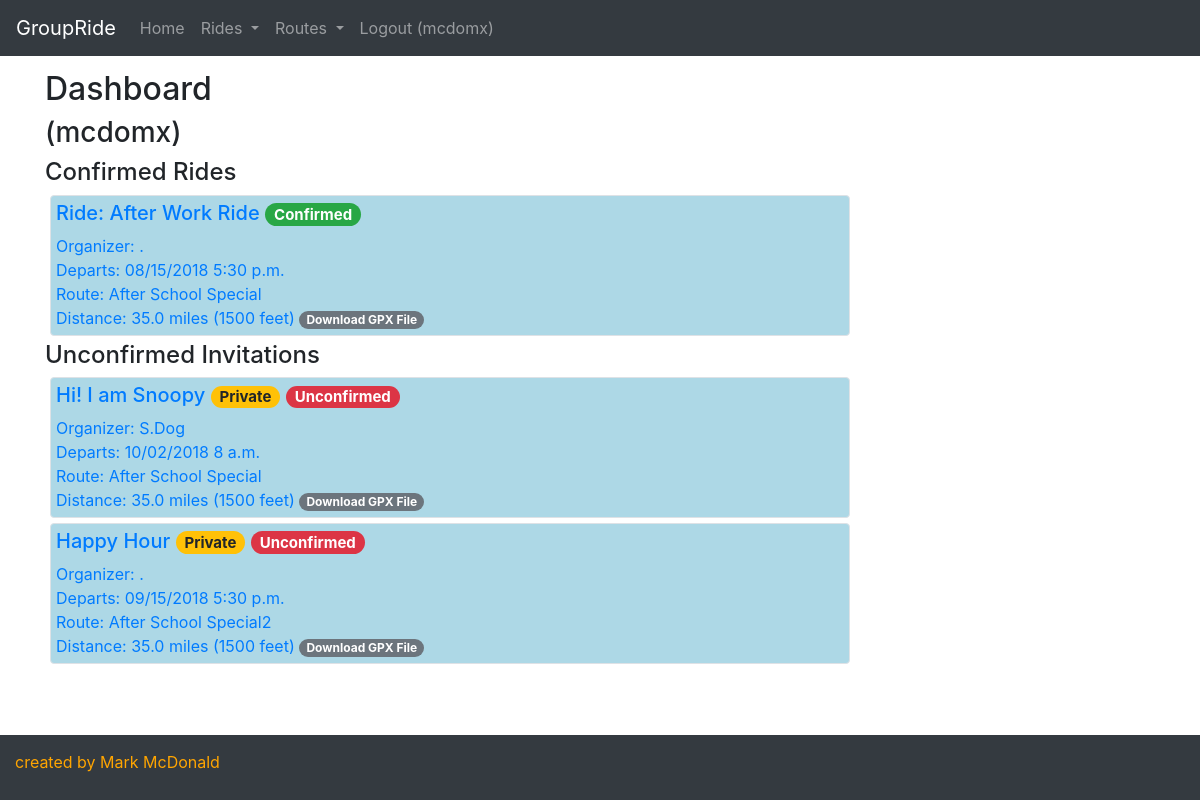
The app's page / (signed in) with its own data.
### groupride/models.py (models this page shows, shortened)
class Ride(models.Model):
    created_by = models.ForeignKey(User, on_delete = models.SET_NULL, blank = True, null = True, related_name = "created_rides")
    created_on = models.DateTimeField(auto_now_add = True, editable = False, blank = False)
    ride_name = models.CharField(max_length = 256, blank = True, null = True)
    ride_date = models.DateTimeField(editable = True, blank = False, null = False)
    private = models.BooleanField(default = False)
    route = models.ForeignKey(Route, on_delete = models.SET_NULL, blank = True, null = True, related_name = "rides")
    confirmed_riders = models.ManyToManyField(User, related_name = "confirmed_ride")
    invited_riders = models.ManyToManyField(User, related_name = "invited_ride")
    comments = models.ManyToManyField(Comment, blank = True)

class Route(models.Model):
    created_by = models.ForeignKey(User, on_delete = models.SET_NULL, blank = True, null = True, related_name = "created_routes")
    created_on = models.DateTimeField(auto_now_add = True, editable = False, blank = False)
    route_name = models.CharField(max_length = 256, blank = True, null = True)
    miles = models.DecimalField(max_digits = 6, decimal_places = 1, blank = True, null = True)
    vertical_feet = models.IntegerField(blank = True, null = True)
    origin = models.CharField(max_length = 64, blank = True, null = True)
    reviews = models.ManyToManyField(Review, blank = True)
    gpxfile = models.FileField(blank = True, null = True)

### groupride/views.py (the view)
# urls.py: path("", views.index, name="index"),
def index(request):
    upcoming_rides = Ride.objects.filter(ride_date__gte = datetime.now()).order_by('ride_date')
    if request.user.is_authenticated:
        unconfirmed_rides = Ride.objects.filter(ride_date__gte = datetime.now()).filter(invited_riders__in=[request.user]).all()
    else:
        unconfirmed_rides = None
    context = {
        'upcoming_rides': upcoming_rides,
        'unconfirmed_rides': unconfirmed_rides,
        }
    return render(request, "groupride/index.html", context)

### groupride/templates/groupride/index.html (shortened to what this page needs)
{% extends 'groupride/template.html' %}
{% block body %}
  <div class="container">
    <h2>Dashboard</h2>
    {% if user.is_authenticated %}
    <h3>{{user.first_name}} {{user.last_name}} ({{user.username}})</h3>
      <div class="panel-group">
      <h4>Confirmed Rides</h4>
          {% for ride in upcoming_rides %}
            {% if user in ride.confirmed_riders.all %}
            <a href="/ride/{{ride.id}}">
              <div class="ride_header border rounded" style="min-width: 20rem; max-width: 50rem">
                <div>
                  <h5>Ride: {{ride.ride_name}}
                    {% if user in ride.confirmed_riders.all %}
                      <span class="badge badge-pill badge-success">Confirmed</span>
                    {% endif %}
                  </h5>
                  <div>Organizer: {{ride.created_by.first_name|slice:":1" }}.{{ride.created_by.last_name}} </div>
                </div>
                <div>
                  <span class="">Departs: {{ ride.ride_date|date:"SHORT_DATE_FORMAT" }} {{ ride.ride_date|time:"TIME_FORMAT" }} </span>
                </div>
                <a href="/route/{{ride.route.id}}">
                  <div>Route: {{ride.route.route_name}}</div>
                  <div>
                    <span class="">Distance: {{ride.route.miles}} miles </span>
                    <span class="">({{ride.route.vertical_feet}} feet)</span>
                </a>
                    {% if ride.route.gpxfile %}
                      <a href={{ride.route.gpxfile}} download>
                        <span class="badge badge-pill badge-secondary">Download GPX File</span>
                      </a>
                    {% endif %}
                  </div>
              </div>
            {% endif %}
          {% endfor %}
        </div>
        <h4>Unconfirmed Invitations</h4>
        {% for ride in unconfirmed_rides %}
          {% if user not in ride.confirmed_riders.all %}
          <a href="/ride/{{ride.id}}">
            <div class="ride_header border rounded" style="min-width: 20rem; max-width: 50rem">
              <div>
                <h5>{{ride.ride_name}}
                  {% if ride.private is True %}
                    <span class="badge badge-pill badge-warning">Private</span>
                    {% if user not in ride.confirmed_riders.all %}
                      <span class="badge badge-pill badge-danger">Unconfirmed</span>
                    {% endif %}
                  {% endif %}
                </h5>
                <div>Organizer: {{ride.created_by.first_name|slice:":1" }}.{{ride.created_by.last_name}} </div>
              </div>
              <div>
                <span class="">Departs: {{ ride.ride_date|date:"SHORT_DATE_FORMAT" }} {{ ride.ride_date|time:"TIME_FORMAT" }} </span>
              </div>
              <a href="/route/{{ride.route.id}}">
                <div>Route: {{ride.route.route_name}}</div>
                <div>
                  <span class="">Distance: {{ride.route.miles}} miles </span>
                  <span class="">({{ride.route.vertical_feet}} feet)</span>
              </a>
                  {% if ride.route.gpxfile %}
                    <a href={{ride.route.gpxfile}} download>
                      <span class="badge badge-pill badge-secondary">Download GPX File</span>
                    </a>
                  {% endif %}
                </div>
          </a>
          {% endif %}
        {% endfor %}
    {% else %}
      <div>Create an account or login to see your personal dashboard.</div>
    {% endif %}
{% endblock %}

### groupride/templates/groupride/template.html (shortened to what this page needs)
{% load static %}
<!DOCTYPE html>
<html>
  <head>
      <link rel="stylesheet" href="https://stackpath.bootstrapcdn.com/bootstrap/4.1.1/css/bootstrap.min.css">
      <link rel="stylesheet" href="{% static 'groupride/styles.css' %}" />
  </head>
  <body>
    <nav class="navbar navbar-expand-md bg-dark navbar-dark fixed-top">
      <a class="navbar-brand" href="{% url 'index' %}">GroupRide</a>
      <div class="collapse navbar-collapse" id="collapsibleNavbar">
        <ul class="navbar-nav">
          <li class="nav-item">
            <a class="nav-link" href="{% url 'index' %}">Home</a>
          </li>
          <li class="nav-item dropdown">
            <a class="nav-link dropdown-toggle" href="#" id="navbardrop" data-toggle="dropdown">
              Rides
            </a>
          </li>
          <li class="nav-item dropdown">
            <a class="nav-link dropdown-toggle" href="#" id="navbardrop" data-toggle="dropdown">
              Routes
            </a>
          </li>
          {% if user.is_authenticated %}
            <li class="nav-item">
              <a class="nav-link" href="{% url 'logout' %}">Logout
                {% if user.is_authenticated %}
                 ({{user.username}})
                {% endif %}
              </a>
            </li>
          {% endif %}
        </ul>
      </div>
    </nav>
      {% block body %}
      {% endblock %}
      <footer class="row justify-content-left fixed-bottom bg-dark">
        <div class="col">created by Mark McDonald</div>
      </footer>
  </body>
</html>

### groupride/static/groupride/styles.css (style rules this page uses)
footer { padding: 15px 15px 50px 15px; color: orange; }
footer { height: 6vh; }
body { margin-top: 70px; margin-bottom: 7vh; }
.ride_header { padding: 5px; margin: 5px; background-color: lightblue; }

### records on screen
Ride: ride_name "After Work Ride", shows "Confirmed", ride_date "08/15/2018", ride_date "5:30 p.m.", route.route_name "After School Special", route.miles "35.0", route.vertical_feet "1500"
Ride: ride_name "Hi! I am Snoopy", private "Private", created_by.first_name "S", created_by.last_name "Dog", ride_date "10/02/2018", ride_date "8 a.m.", route.route_name "After School Special", route.miles "35.0", route.vertical_feet "1500"
Ride: ride_name "Happy Hour", private "Private", ride_date "09/15/2018", ride_date "5:30 p.m.", route.route_name "After School Special2", route.miles "35.0", route.vertical_feet "1500"

### other values on screen
{{ user.username }} "mcdomx"
